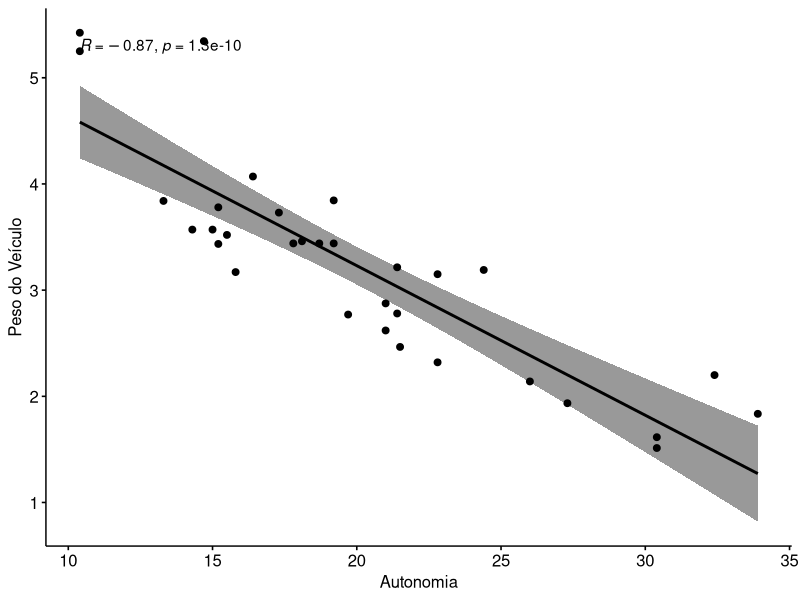

Here is the R script that generated this plot:
# Covariância e Coeficiente de Correlação 

# Obs: Caso tenha problemas com a acentuação, consulte este link:
# https://support.rstudio.com/hc/en-us/articles/200532197-Character-Encoding

# Configurando o diretório de trabalho
# Coloque entre aspas o diretório de trabalho que você está usando no seu computador
# Não use diretórios com espaço no nome
# setwd("C:/FCD/BigDataRAzure/Cap09")
setwd("C:\\desenvolvimento\\cursos\\DSAcademy_BigDataAnalytics-com-R-e-MicrosoftAzureMachineLearning\\Cap09")
getwd()


##### Covariância #####

# A covariância entre duas variáveis (X, Y) é uma medida de variabilidade conjunta dessas duas variáveis aleatórias. 
# Quando a covariâncias entre essas variáveis é positiva os dados apresentam tendência positiva na dispersão. 
# Quando o valor da covariância é negativo, o comportamento é análogo, no entanto, os dados apresentam tendências negativas. 

# Covariância é uma medida de como as alterações em uma variável estão associadas a mudanças em uma segunda variável. 
# Especificamente, a covariância mede o grau em que duas variáveis estão linearmente associadas. 
# No entanto, também é frequentemente usado informalmente como uma medida geral de como duas variáveis são 
# monotonicamente relacionadas.


##### Coeficiente de Correlação #####

# Correlação é uma versão em escala de covariância que assume valores em [−1,1] 
# com uma correlação de ± 1 indicando associação linear perfeita e 0 indicando nenhuma relação linear. 
# Esse escalonamento torna a correlação invariante às mudanças na escala das variáveis originais 
# A constante de escala é o produto dos desvios padrão das duas variáveis.

# Portanto, o Coeficiente de Correlação p mede o grau de correlação entre duas variáveis.

# Para p = 1, tem-se uma correlação perfeita entre as duas variáveis. 
# Se p = - 1, há uma correlação perfeita entre as variáveis, no entanto, essa correlação é negativa. 
# Caso p = 0, as duas variáveis não dependem linearmente uma da outra.

# Para p = -1 indica uma forte correlação negativa: isso significa que toda vez que x aumenta, y diminui 
# Para p = 0 significa que não há associação entre as duas variáveis (x e y) 
# Para p = 1 indica uma forte correlação positiva: isso significa que y aumenta com x 

# Exemplo: Analisar a covariância e correlação entre as variáveis milhas/galão e peso do veículo no dataset mtcars.

my_data <- mtcars
View(my_data)

install.packages("ggpubr")
library("ggpubr")

ggscatter(my_data, x = "mpg", y = "wt", 
          add = "reg.line", conf.int = TRUE, 
          cor.coef = TRUE, cor.method = "pearson",
          xlab = "Autonomia", ylab = "Peso do Veículo")

# Definindo x e y
x = my_data$mpg
y = my_data$wt

# Covariância
?cov
cov(x, y)

# Correlação
?cor
cor(x, y)




  
  